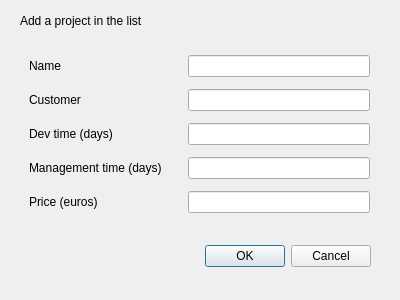
<?xml version="1.0" encoding="UTF-8"?>
<ui version="4.0">
 <class>Dialog</class>
 <widget class="QDialog" name="Dialog">
  <property name="geometry">
   <rect>
    <x>0</x>
    <y>0</y>
    <width>400</width>
    <height>300</height>
   </rect>
  </property>
  <property name="windowTitle">
   <string>Dialog</string>
  </property>
  <widget class="QDialogButtonBox" name="buttonBox">
   <property name="geometry">
    <rect>
     <x>30</x>
     <y>240</y>
     <width>341</width>
     <height>32</height>
    </rect>
   </property>
   <property name="orientation">
    <enum>Qt::Horizontal</enum>
   </property>
   <property name="standardButtons">
    <set>QDialogButtonBox::Cancel|QDialogButtonBox::Ok</set>
   </property>
  </widget>
  <widget class="QLabel" name="label">
   <property name="geometry">
    <rect>
     <x>20</x>
     <y>10</y>
     <width>181</width>
     <height>21</height>
    </rect>
   </property>
   <property name="text">
    <string>Add a project in the list</string>
   </property>
  </widget>
  <widget class="QWidget" name="gridLayoutWidget">
   <property name="geometry">
    <rect>
     <x>29</x>
     <y>49</y>
     <width>341</width>
     <height>171</height>
    </rect>
   </property>
   <layout class="QGridLayout" name="gridLayout">
    <item row="1" column="2">
     <widget class="QLineEdit" name="lineEdit_2"/>
    </item>
    <item row="3" column="2">
     <widget class="QLineEdit" name="lineEdit_3"/>
    </item>
    <item row="4" column="2">
     <widget class="QLineEdit" name="lineEdit_4"/>
    </item>
    <item row="5" column="2">
     <widget class="QLineEdit" name="lineEdit_5"/>
    </item>
    <item row="2" column="2">
     <widget class="QLineEdit" name="lineEdit"/>
    </item>
    <item row="4" column="0">
     <widget class="QLabel" name="label_5">
      <property name="text">
       <string>Management time (days)</string>
      </property>
     </widget>
    </item>
    <item row="1" column="0">
     <widget class="QLabel" name="label_2">
      <property name="text">
       <string>Name</string>
      </property>
     </widget>
    </item>
    <item row="2" column="0">
     <widget class="QLabel" name="label_3">
      <property name="text">
       <string>Customer</string>
      </property>
     </widget>
    </item>
    <item row="3" column="0">
     <widget class="QLabel" name="label_4">
      <property name="text">
       <string>Dev time (days) </string>
      </property>
     </widget>
    </item>
    <item row="5" column="0">
     <widget class="QLabel" name="label_6">
      <property name="text">
       <string>Price (euros)</string>
      </property>
     </widget>
    </item>
    <item row="1" column="1" rowspan="5">
     <spacer name="verticalSpacer">
      <property name="orientation">
       <enum>Qt::Vertical</enum>
      </property>
      <property name="sizeHint" stdset="0">
       <size>
        <width>20</width>
        <height>40</height>
       </size>
      </property>
     </spacer>
    </item>
   </layout>
  </widget>
 </widget>
 <resources/>
 <connections>
  <connection>
   <sender>buttonBox</sender>
   <signal>accepted()</signal>
   <receiver>Dialog</receiver>
   <slot>accept()</slot>
   <hints>
    <hint type="sourcelabel">
     <x>248</x>
     <y>254</y>
    </hint>
    <hint type="destinationlabel">
     <x>157</x>
     <y>274</y>
    </hint>
   </hints>
  </connection>
  <connection>
   <sender>buttonBox</sender>
   <signal>rejected()</signal>
   <receiver>Dialog</receiver>
   <slot>reject()</slot>
   <hints>
    <hint type="sourcelabel">
     <x>316</x>
     <y>260</y>
    </hint>
    <hint type="destinationlabel">
     <x>286</x>
     <y>274</y>
    </hint>
   </hints>
  </connection>
 </connections>
</ui>
